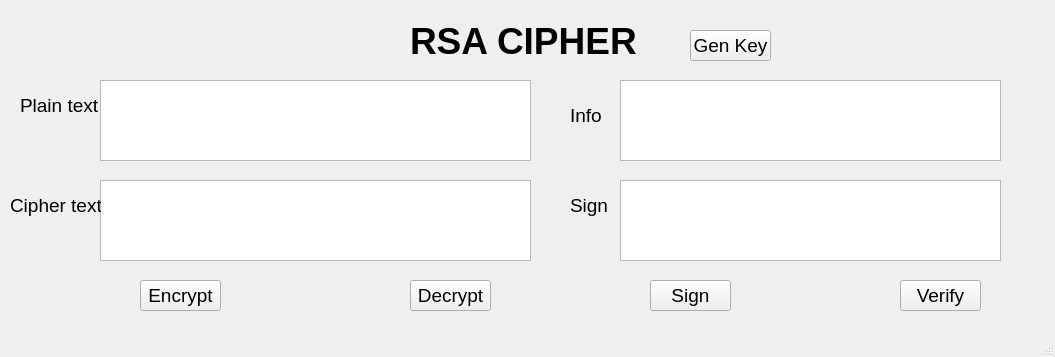
<?xml version="1.0" encoding="UTF-8"?>
<ui version="4.0">
 <class>MainWindow</class>
 <widget class="QMainWindow" name="MainWindow">
  <property name="geometry">
   <rect>
    <x>0</x>
    <y>0</y>
    <width>1055</width>
    <height>357</height>
   </rect>
  </property>
  <property name="windowTitle">
   <string>MainWindow</string>
  </property>
  <widget class="QWidget" name="centralwidget">
   <widget class="QLabel" name="label">
    <property name="geometry">
     <rect>
      <x>410</x>
      <y>10</y>
      <width>241</width>
      <height>61</height>
     </rect>
    </property>
    <property name="font">
     <font>
      <pointsize>28</pointsize>
      <weight>75</weight>
      <bold>true</bold>
     </font>
    </property>
    <property name="text">
     <string>RSA CIPHER</string>
    </property>
   </widget>
   <widget class="QPushButton" name="btn_gen_keys">
    <property name="geometry">
     <rect>
      <x>690</x>
      <y>30</y>
      <width>81</width>
      <height>31</height>
     </rect>
    </property>
    <property name="font">
     <font>
      <pointsize>14</pointsize>
     </font>
    </property>
    <property name="text">
     <string>Gen Key</string>
    </property>
   </widget>
   <widget class="QPushButton" name="btn_encrypt">
    <property name="geometry">
     <rect>
      <x>140</x>
      <y>280</y>
      <width>81</width>
      <height>31</height>
     </rect>
    </property>
    <property name="font">
     <font>
      <pointsize>14</pointsize>
     </font>
    </property>
    <property name="text">
     <string>Encrypt</string>
    </property>
   </widget>
   <widget class="QPushButton" name="btn_decrypt">
    <property name="geometry">
     <rect>
      <x>410</x>
      <y>280</y>
      <width>81</width>
      <height>31</height>
     </rect>
    </property>
    <property name="font">
     <font>
      <pointsize>14</pointsize>
     </font>
    </property>
    <property name="text">
     <string>Decrypt</string>
    </property>
   </widget>
   <widget class="QPushButton" name="btn_sign">
    <property name="geometry">
     <rect>
      <x>650</x>
      <y>280</y>
      <width>81</width>
      <height>31</height>
     </rect>
    </property>
    <property name="font">
     <font>
      <pointsize>14</pointsize>
     </font>
    </property>
    <property name="text">
     <string>Sign</string>
    </property>
   </widget>
   <widget class="QPushButton" name="btn_verify">
    <property name="geometry">
     <rect>
      <x>900</x>
      <y>280</y>
      <width>81</width>
      <height>31</height>
     </rect>
    </property>
    <property name="font">
     <font>
      <pointsize>14</pointsize>
     </font>
    </property>
    <property name="text">
     <string>Verify</string>
    </property>
   </widget>
   <widget class="QTextEdit" name="txt_plain_text">
    <property name="geometry">
     <rect>
      <x>100</x>
      <y>80</y>
      <width>431</width>
      <height>81</height>
     </rect>
    </property>
   </widget>
   <widget class="QTextEdit" name="txt_cipher_text">
    <property name="geometry">
     <rect>
      <x>100</x>
      <y>180</y>
      <width>431</width>
      <height>81</height>
     </rect>
    </property>
   </widget>
   <widget class="QTextEdit" name="txt_info">
    <property name="geometry">
     <rect>
      <x>620</x>
      <y>80</y>
      <width>381</width>
      <height>81</height>
     </rect>
    </property>
   </widget>
   <widget class="QTextEdit" name="txt_sign">
    <property name="geometry">
     <rect>
      <x>620</x>
      <y>180</y>
      <width>381</width>
      <height>81</height>
     </rect>
    </property>
   </widget>
   <widget class="QLabel" name="label_2">
    <property name="geometry">
     <rect>
      <x>20</x>
      <y>90</y>
      <width>81</width>
      <height>31</height>
     </rect>
    </property>
    <property name="font">
     <font>
      <pointsize>14</pointsize>
     </font>
    </property>
    <property name="text">
     <string>Plain text</string>
    </property>
   </widget>
   <widget class="QLabel" name="label_3">
    <property name="geometry">
     <rect>
      <x>10</x>
      <y>190</y>
      <width>91</width>
      <height>31</height>
     </rect>
    </property>
    <property name="font">
     <font>
      <pointsize>14</pointsize>
     </font>
    </property>
    <property name="text">
     <string>Cipher text</string>
    </property>
   </widget>
   <widget class="QLabel" name="label_4">
    <property name="geometry">
     <rect>
      <x>570</x>
      <y>100</y>
      <width>41</width>
      <height>31</height>
     </rect>
    </property>
    <property name="font">
     <font>
      <pointsize>14</pointsize>
     </font>
    </property>
    <property name="text">
     <string>Info</string>
    </property>
   </widget>
   <widget class="QLabel" name="label_5">
    <property name="geometry">
     <rect>
      <x>570</x>
      <y>190</y>
      <width>41</width>
      <height>31</height>
     </rect>
    </property>
    <property name="font">
     <font>
      <pointsize>14</pointsize>
     </font>
    </property>
    <property name="text">
     <string>Sign</string>
    </property>
   </widget>
  </widget>
  <widget class="QMenuBar" name="menubar">
   <property name="geometry">
    <rect>
     <x>0</x>
     <y>0</y>
     <width>1055</width>
     <height>21</height>
    </rect>
   </property>
  </widget>
  <widget class="QStatusBar" name="statusbar"/>
 </widget>
 <resources/>
 <connections/>
</ui>
